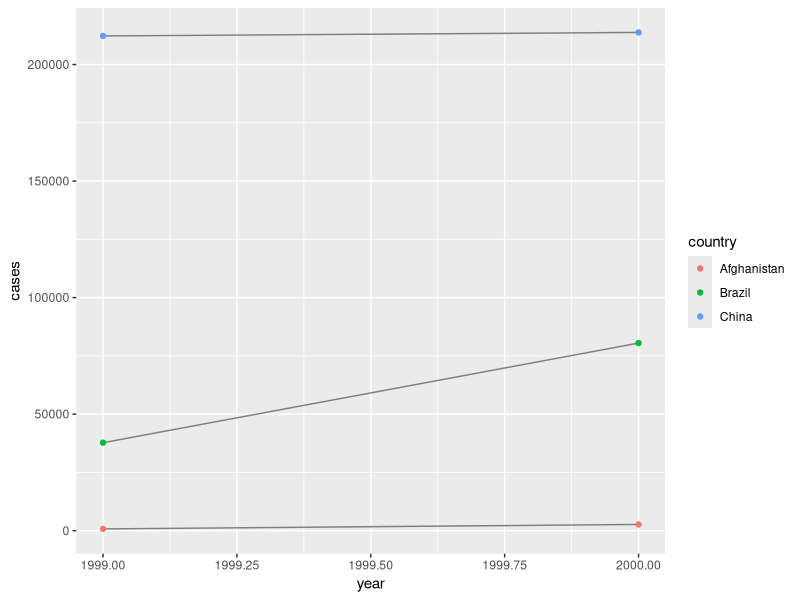
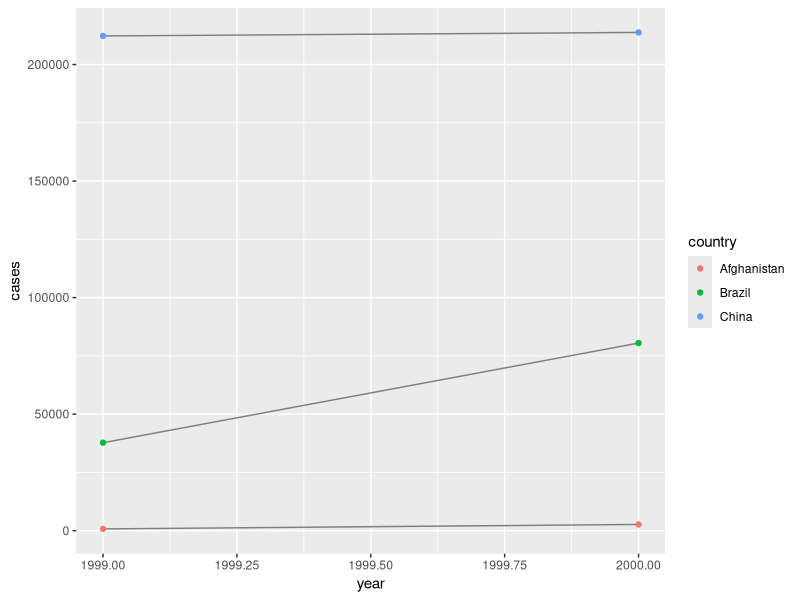

The R source for these figures, in order: (Note: this script raises an error after producing the figures.)
library(tidyverse)

#tidy data - table 1 is tidy
table1
table2
table3
table4a
table4b

#easily working with tidy data
table1 %>% 
  mutate(rate = cases / population * 10000)

table1 %>% 
  count(year, wt =cases)

library(ggplot2)
ggplot(table1, aes(year, cases)) +
  geom_line(aes(group = country), color = "grey50") +
  geom_point(aes(color = country))

#exs p 151
#2
#rate for table 2
table2rate <- table2 %>%
  filter(type == 'population') %>% 
  select(country, year,
         population = count)

tb2cas <- table2 %>% 
  filter(type == 'cases')
tb2casVec <- tb2cas$count

table2rate <- table2rate %>% 
  mutate(cases = tb2casVec,
         rate = cases / population * 10000)

#rate for tables 4a 4b
caseDate <- table4a %>% 
  select(country,
         cases = `1999`) %>% 
  mutate(year = 1999) %>% 
  union_all(
    table4a %>% 
      select(country,
             cases = `2000`) %>% 
      mutate(year = 2000)
  )

popDate <- table4b %>% 
  select(country,
         population = `1999`) %>% 
  mutate(year = 1999) %>% 
  union_all(
    table4b %>% 
      select(country,
             population = `2000`) %>% 
      mutate(year = 2000)
  )

comb <- caseDate %>% 
  inner_join(popDate, by=c("country", "year")) %>% 
  mutate(rate = cases / population * 10000)

#3
table2rate <- table2 %>%
  filter(type == 'population') %>% 
  select(country, year,
         population = count)

tb2cas <- table2 %>% 
  filter(type == 'cases')
tb2casVec <- tb2cas$count

table2rate <- table2rate %>% 
  mutate(cases = tb2casVec)

ggplot(table2rate, aes(year, cases)) +
  geom_line(aes(group = country), color = "grey50") +
  geom_point(aes(color = country))

#gathering
table4a

tidy4a <- table4a %>% 
  gather(`1999`, `2000`, key="year", value="cases")

tidy4b <- table4b %>% 
  gather(`1999`, `2000`, key="year", value="population")

left_join(tidy4a, tidy4b)

#spreading
table2

spread(table2, key = type, value = count)

#exs page 156
table4a %>% 
  gather(1999, 2000, key = "year", value = "cases")

table4a %>% 
  gather(`1999`, `2000`, key = "year", value = "cases")

#3
people <- tribble(
  ~name,             ~key,     ~value,
  #----------------/--------/-------
  "Phillip Woods",  "age",      45,
  "Phillip Woods",  "height",   186,
  "Phillip Woods",  "age",      50,
  "Jessica Cordero",  "age",      37,
  "Jessica Cordero",  "height",  156
)

spread(people, key=key, value=value)
individual <- c(1, 1, 2, 1, 1)
people2 <- people %>% 
  mutate(individual = individual)

spread(people2, key=key, value=value)

#4
preg <- tribble(
  ~pregnant,  ~male, ~female,
  "yes",    NA,     10,
  "no",  20,    12
)

preg2 <- 
  preg %>% gather(male, female, key=sex, value=count)

spread(preg2, key=pregnant, value=count)

#p157 separate
table3

table3 %>% 
  separate(rate, into = c("cases", "population"))

table3 %>% 
  separate(rate, into = c("cases", "population"), sep = '/')

table3 %>% 
  separate(rate, into = c("cases", "population"), convert = TRUE)

table3 %>% 
  separate(year, into = c("century", "year"), sep = 2)

#unite
table5

table5 %>% 
  unite(new, century, year)

table5 %>% 
  unite(new, century, year, sep = '')

# p160 exercises
#1
tibble(x = c("a,b,c", "d,e,f,g", "h,i,j")) %>% 
  separate(x, c("one", "two", "three"))

tibble(x = c("a,b,c", "d,e", "f,g,i")) %>% 
  separate(x, c("one", "two", "three"))

tibble(x = c("a,b,c", "d,e,f,g", "h,i,j")) %>% 
  separate(x, c("one", "two", "three"), extra="drop")

tibble(x = c("a,b,c", "d,e", "f,g,i")) %>% 
  separate(x, c("one", "two", "three"), fill = "right")

#2
?separate

#3
?extract

#missing values
stocks <- tibble(
  year = c(2015, 2015, 2015, 2015, 2016, 2016, 2016),
  qtr  = c(1,    2,    3,   4,     2,    3,    4),
  return = c(1.88, 0.59, 0.35, NA, 0.92, 0.17, 2.66)
)

stocks %>% 
  spread(year, return) %>% 
  gather(year, return, `2015`, `2016`)

#get rid of na's
stocks %>% 
  spread(year, return) %>% 
  gather(year, return, `2015`, `2016`, na.rm = TRUE)

#complete
stocks %>% 
  complete(year, qtr)

#fill
treatment <- tribble(
  ~ person,          ~ treatment,    ~ response,
  "Derrick Whitmore",   1,           7,
  NA,                   2,          3,
  NA,                   3,          10,
  "Katherine Burke",    1,           4
)

treatment %>% 
  fill(person)

#p 163 exercises
#1
?spread
stocks %>% 
  spread(year, return, fill = 9999)

stocks %>% 
  complete(year, qtr, fill=list(year=9999, qtr=1234, return=99911))

#2
?fill
treatment %>% 
  fill(person, .direction = "up")


####p163 case study
who

who1 <- who %>% 
  gather(
    new_sp_m014:newrel_f65, key = "key",
    value = "cases",
    na.rm = TRUE
  )
who1

who1 %>% 
  count(key)

who2 <- who1 %>% 
  mutate(key = stringr::str_replace(key, "newrel", "new_rel"))
who2

#split up key
who3 <- who2 %>% 
  separate(key, c("new", "type", "sexage"), sep = "_")
who3

#drop new iso2 iso 3
who3 %>% 
  count(new)

who4 <- who3 %>% 
  select(-new, -iso2, -iso3)

who5 <- who4 %>% 
  separate(sexage, c("sex", "age"), sep = 1)

who5

####all combined
who %>% 
  gather(
    new_sp_m014:newrel_f65, key = "key",
    value = "cases",
    na.rm = TRUE
  ) %>% 
  mutate(key = stringr::str_replace(key, "newrel", "new_rel")) %>% 
  separate(key, c("new", "type", "sexage"), sep = "_") %>% 
  select(-new, -iso2, -iso3) %>% 
  separate(sexage, c("sex", "age"), sep = 1)

#exs p 168
#1 without na.rm
who %>% 
  gather(
    new_sp_m014:newrel_f65, key = "key",
    value = "cases"
  ) %>% 
  mutate(key = stringr::str_replace(key, "newrel", "new_rel")) %>% 
  separate(key, c("new", "type", "sexage"), sep = "_") %>% 
  select(-new, -iso2, -iso3) %>% 
  separate(sexage, c("sex", "age"), sep = 1)

#2 without mutate
who %>% 
  gather(
    new_sp_m014:newrel_f65, key = "key",
    value = "cases",
    na.rm = TRUE
  ) %>% 
  separate(key, c("new", "type", "sexage"), sep = "_") %>% 
  select(-new, -iso2, -iso3) %>% 
  separate(sexage, c("sex", "age"), sep = 1)

#3 confirming redundancy of iso2 and  iso3 by counting distinct row combinations
who %>% select(country) %>% unique() %>% count()
who %>% select(country, iso2, iso3) %>% unique() %>% count()
#negative control
who %>% select(country, iso2, iso3, year) %>% unique() %>% count()

#4 total number of cases
who1 <- who %>%
  gather(
    new_sp_m014:newrel_f65, key = "key",
    value = "cases",
    na.rm = TRUE
  ) %>% 
  mutate(key = stringr::str_replace(key, "newrel", "new_rel")) %>% 
  separate(key, c("new", "type", "sexage"), sep = "_") %>% 
  select(-new, -iso2, -iso3) %>% 
  separate(sexage, c("sex", "age"), sep = 1) %>% 
  group_by(country, year, sex) %>% 
  summarize(cases = sum(cases))

top10 <- who1 %>% 
  group_by(country, sex) %>% 
  summarise(total = sum(cases)) %>% 
  arrange(desc(total)) %>% 
  ungroup() %>% 
  group_by(sex) %>% 
  mutate(rank = min_rank(desc(total))) %>% 
  filter(rank < 11) %>% 
  select(country, sex)

who2 <- who1 %>% 
  inner_join(top10)

ggplot(who2) +
  geom_line(aes(year, cases, colour = country)) + 
  facet_wrap(~ sex, nrow = 2) +
  coord_cartesian(xlim = c(1995,2015))

